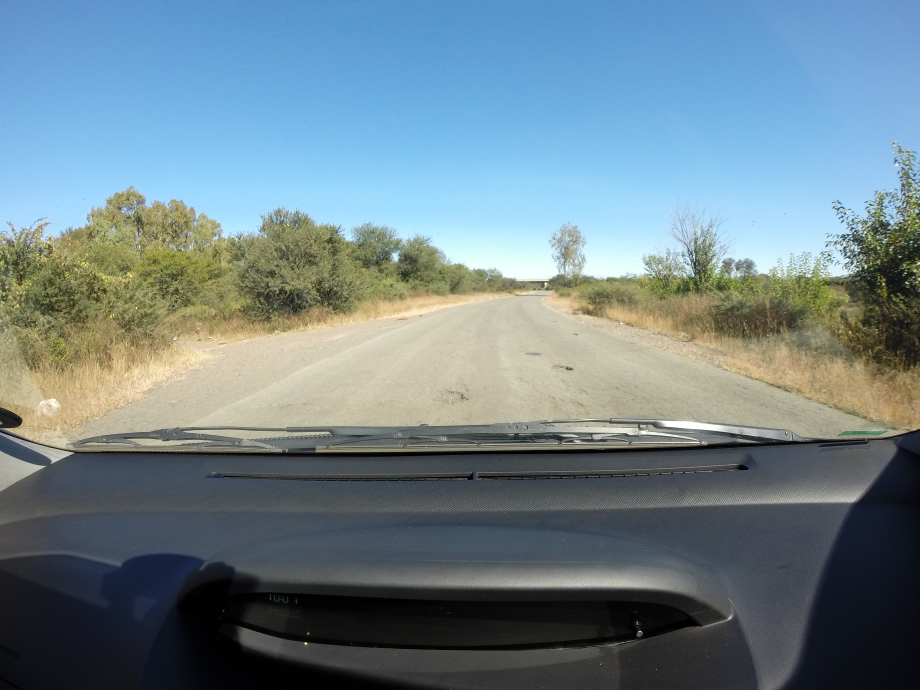
#> input picture test_images/test1.JPG, 3680 x 2760 px, found by its file name (shown at 1/4 size)
$ jupyter execute --allow-errors project_notebook.ipynb
#> lines starting #> are read from the running program, lines starting #| are printed output that depends on the picture; after the words box and inside, x2 and y2 are one past the last pixel; in counts of white or black regions, pixels touching at a corner belong together; long printed decimals are rounded
### **Pothole Detection Project**
---
Project by Christian Dal Farra and Marco Panciera

#### **Project Overview**
This project implements a computer vision approach to detecting potholes in road surfaces using simple image processing techniques. The method is inspired by the article [Detecting Potholes Using Simple Image Processing Techniques and Real-World Footage](https://www.researchgate.net/publication/279538022_Detecting_Potholes_Using_Simple_Image_Processing_Techniques_and_Real-World_Footage) by Booysen et al.

Potholes pose a significant problem for road safety and infrastructure maintenance. This project aims to automate pothole detection from a vehicle-mounted camera by:

- **Defining a Region of Interest (ROI):** Extracting the relevant road section from each image to filter out unnecessary background elements.
- **Modeling Road Colors:** Calculating the mean and standard deviation of pixel values in the ROI to create a color-based road segmentation.
- **Edge Detection:** Applying the Canny edge detection algorithm to highlight potential potholes.
- **Morphological Operations:** Using dilation and contour detection to refine the detected pothole regions.
- **Pothole Segmentation:** Filtering and highlighting pothole contours based on size constraints to avoid false positives.

#### **High-Level Description**
The system processes real-world road images to isolate and detect potholes. The methodology follows these key steps:

1. **Image Preprocessing:** Resize and convert images to a standard format for consistency.
2. **ROI Selection:** Define a rectangular area to focus on the road while excluding distractions like the dashboard and sky.
3. **Road Color Modeling:** Estimate the average road color and its variations to distinguish road pixels from non-road areas.
4. **Edge and Contour Detection:** Apply Canny edge detection and contour extraction to identify potential potholes.
5. **Morphological Filtering:** Use dilation and size-based filtering to refine the detected potholes and remove noise.
6. **Final Visualization:** Overlay detected potholes onto the original image for verification.

#### **Environment Setup**
This project runs on **Python 3.12** and requires a virtual environment. To set up the environment and install dependencies, use the following commands:

```bash
python -m venv pothole_env
source pothole_env/bin/activate  # On Windows use `pothole_env\Scripts\activate`
pip install -r "requirements.txt"
```

### **1. Import Required Libraries**
This section imports the necessary libraries for image processing and visualization.
- **OpenCV (cv):** Handles image manipulation, edge detection, and contour processing.
- **NumPy (np):** Provides support for numerical computations and matrix operations.
- **Matplotlib (plt):** Used for displaying images and intermediate processing steps.

[cell 1]
import cv2 as cv
import numpy as np
import matplotlib.pyplot as plt

### **2. Define the Region of Interest (ROI)**
The **Region of Interest (ROI)** is the part of the image that contains the road and excludes unnecessary areas (e.g., dashboard, sky, road edges).
- A **rectangle is drawn** over the ROI to visualize the area being analyzed.
- The ROI is defined based on **x, y coordinates** that best represent the road area.
- Multiple images are displayed with their ROIs to verify consistency.

[cell 2]
#this function draw a rectangle in the part of the image that we consider the ROI (Region Of Interest)
def draw_rect(image,roi_coords):
    output = cv.resize(image, (1000, 750))
    # Define the angles of the rectangle
    # (x1, y1) -> top left corner
    # (x2, y2) -> bottom right corner
    start_point = (roi_coords[0], roi_coords[1])
    end_point = (roi_coords[2], roi_coords[3])
    color = (0, 0, 255)
    thickness = 3

    # draw on image
    cv.rectangle(output, start_point, end_point, color, thickness)
    return output

#Define the ROI, excluding lower part comprending the dashboard of the car, the upper part with the sky and the lateral parts
roi_coords = (400, 350, 750, 470) #(x1,y1,x2,y2)
_, axes = plt.subplots(3, 3)
axes[0,0].imshow(cv.cvtColor(draw_rect(cv.imread("test_images/test1.jpg"),roi_coords),cv.COLOR_BGR2RGB))
#> in draw_rect, image is the input picture: shape (2760, 3680, 3); mean B, G, R 138.9, 130.8, 110.8
axes[1,0].imshow(cv.cvtColor(draw_rect(cv.imread("test_images/test2.jpg"),roi_coords),cv.COLOR_BGR2RGB))
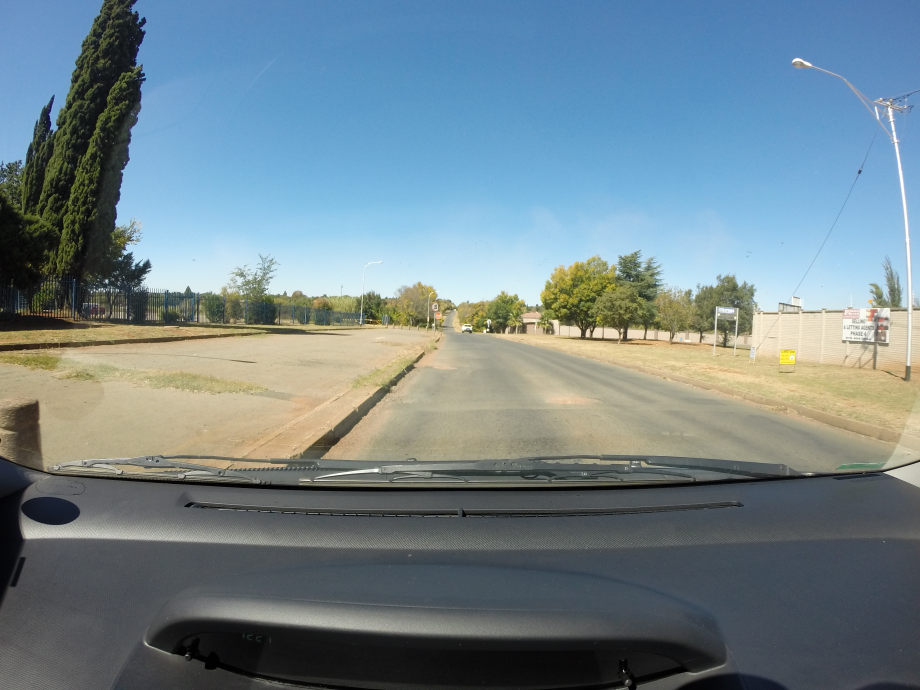
#> input picture test_images/test2.JPG, 3680 x 2760 px, found by its file name (shown at 1/4 size)
#> in draw_rect, image is the input picture: shape (2760, 3680, 3); mean B, G, R 139.4, 132, 113.7
axes[2,0].imshow(cv.cvtColor(draw_rect(cv.imread("test_images/test3.jpg"),roi_coords),cv.COLOR_BGR2RGB))
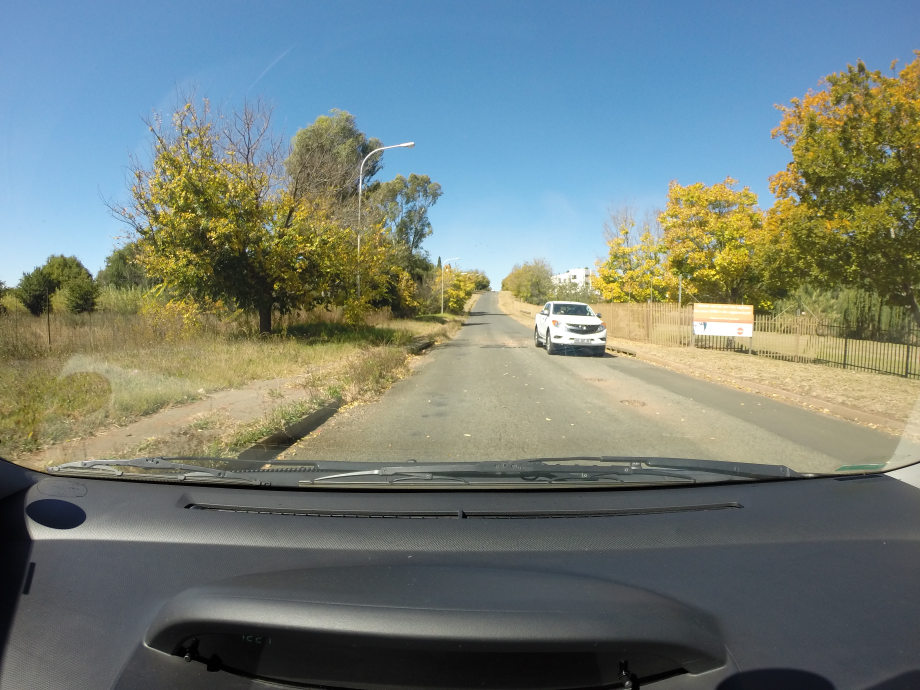
#> input picture test_images/test3.JPG, 3680 x 2760 px, found by its file name (shown at 1/4 size)
#> in draw_rect, image is the input picture: shape (2760, 3680, 3); mean B, G, R 121, 126.9, 115.5
axes[0,1].imshow(cv.cvtColor(draw_rect(cv.imread("test_images/test4.jpg"),roi_coords),cv.COLOR_BGR2RGB))
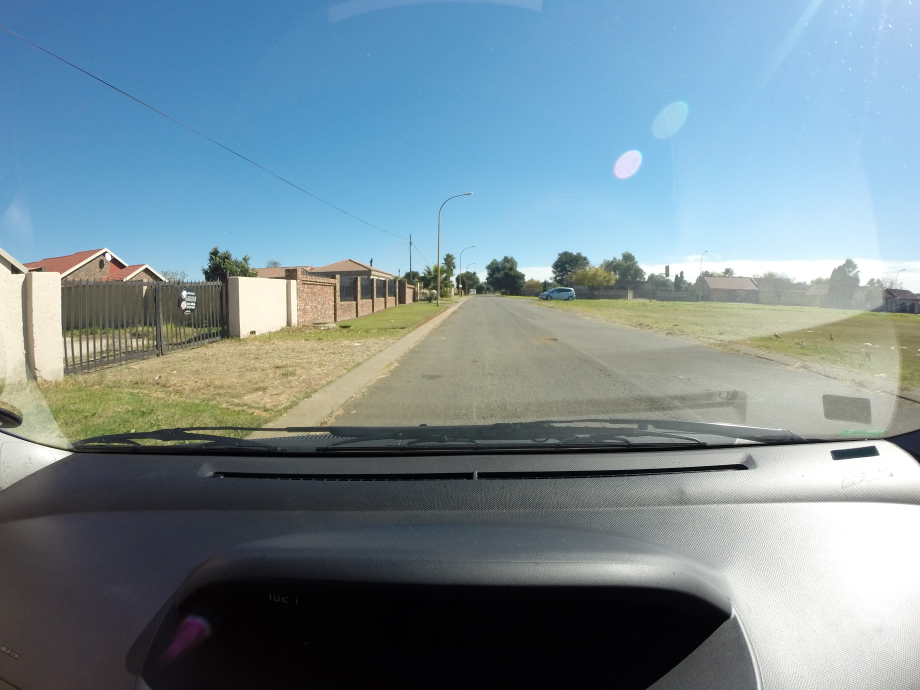
#> input picture test_images/test4.JPG, 3680 x 2760 px, found by its file name (shown at 1/4 size)
#> in draw_rect, image is the input picture: shape (2760, 3680, 3); mean B, G, R 149.3, 139.9, 119.1
axes[1,1].imshow(cv.cvtColor(draw_rect(cv.imread("test_images/test5.jpg"),roi_coords),cv.COLOR_BGR2RGB))
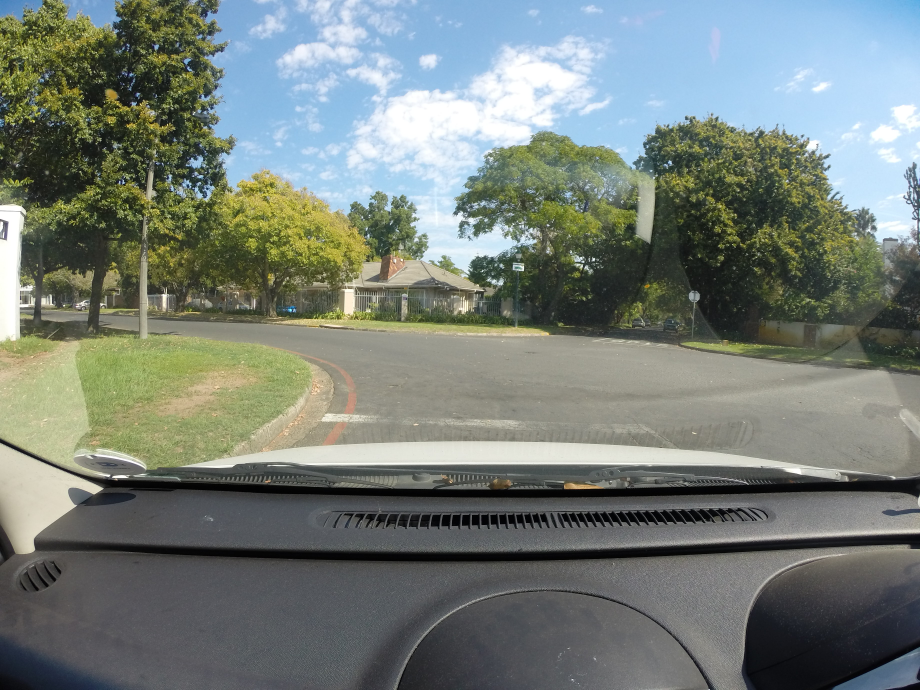
#> input picture test_images/test5.JPG, 3680 x 2760 px, found by its file name (shown at 1/4 size)
#> in draw_rect, image is the input picture: shape (2760, 3680, 3); mean B, G, R 120.4, 126.9, 118.4
axes[2,1].imshow(cv.cvtColor(draw_rect(cv.imread("test_images/test6.jpg"),roi_coords),cv.COLOR_BGR2RGB))
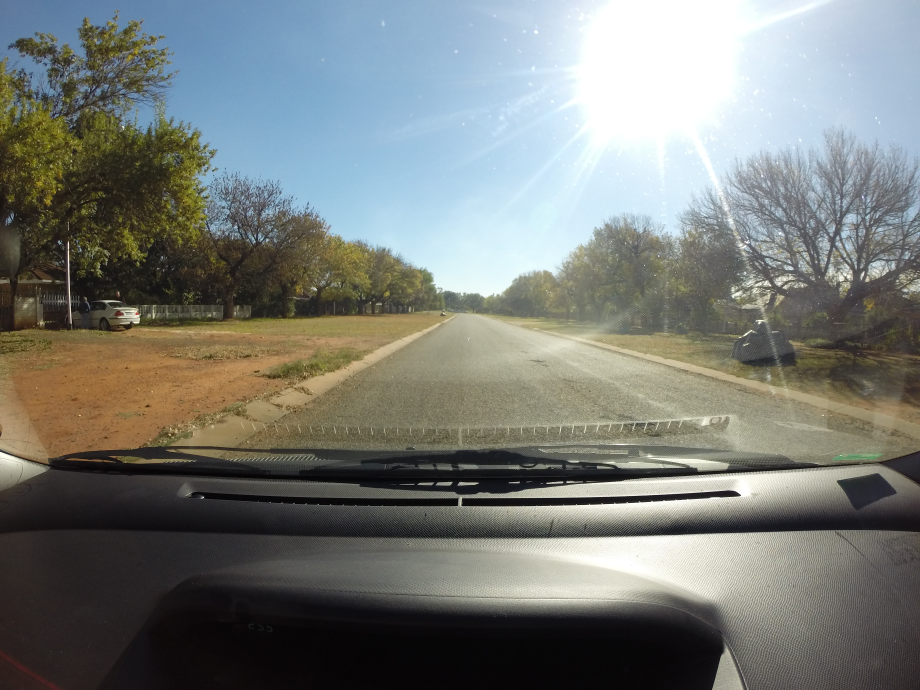
#> input picture test_images/test6.JPG, 3680 x 2760 px, found by its file name (shown at 1/4 size)
#> in draw_rect, image is the input picture: shape (2760, 3680, 3); mean B, G, R 119.3, 123.7, 120.1
#> (the rest of this cell did not finish here and is left out)

### **3. Display the ROI for a Selected Image**
This section extracts the **ROI from a selected image** and displays it separately.
- The **goal** is to focus the analysis on the relevant portion of the image.
- The extracted area contains the **road surface** while filtering out **irrelevant background objects**.

[cell 3]
image = cv.imread("test_images/test1.jpg")
image = cv.resize(image, (1000,750))
image = cv.cvtColor(image,cv.COLOR_BGR2RGB)
#> image: shape (750, 1000, 3)

# y1:y2 ,   x1:x2
roi = image[roi_coords[1]:roi_coords[3], roi_coords[0]:roi_coords[2]]
plt.axis('off')
plt.imshow(roi)

### **4. Compute the Mean and Standard Deviation of Colors in ROI**
To identify the road surface, the **mean color** and **standard deviation** of pixel values in the ROI are computed.
- The **mean color** represents the average color of the road.
- The **standard deviation** helps account for variations in lighting and road texture.
- These values will be used to define a **color range** that distinguishes the road from other elements.

[cell 4]
mean_color = np.mean(roi, axis=(0, 1))
#> mean_color = [193, 187.7, 164.6]
std_color = np.std(roi, axis=(0, 1))
#> std_color = [24.01, 22.35, 20.83]

print(mean_color)
#| [192.971 187.748 164.626]
print(std_color)
#| [24.006 22.354 20.830]

### **5. Define the Road Color Range**
Using the **mean and standard deviation** values, a **color range** is defined:
- **Lower Bound:** Removes overly dark pixels that might belong to shadows.
- **Upper Bound:** Excludes excessively bright pixels (e.g., sunlight reflections).
- The defined **range isolates road pixels**, allowing segmentation in the next steps.
- **Visualization:**
  - The lower bound, mean color, and upper bound are displayed as **color patches** for verification.

[cell 5]
coef = 0.6

lower_bound=np.clip(mean_color - coef * std_color, 0, 255)
#> lower_bound = [178.6, 174.3, 152.1]
lower_bound_image = np.full((100, 100, 3), lower_bound, dtype=np.uint8)

upper_bound=np.clip(mean_color + coef * std_color, 0, 255)
#> upper_bound = [207.4, 201.2, 177.1]
upper_bound_image = np.full((100, 100, 3), upper_bound, dtype=np.uint8)

mean_color_image = np.full((100, 100, 3), mean_color, dtype=np.uint8)
_,axes=plt.subplots(1,3)
axes[0].imshow(lower_bound_image)
axes[0].set_title("lower bound")
axes[1].imshow(mean_color_image)
axes[1].set_title("mean color")
axes[2].imshow(upper_bound_image)
axes[2].set_title("upper bound")

for ax in axes: ax.axis('off')
plt.show()

### **6. Create a Binary Mask to Extract the Road**
A **binary mask** is generated to segment the road:
- The mask highlights pixels **within the defined color range** while filtering out the background.
- **Morphological operations** (closing and opening) are applied to:
  - Fill small holes in the detected road.
  - Remove small noise or scattered pixels.
- **Canny edge detection** is applied to emphasize road boundaries.
- The original image, mask, and edges are displayed side by side.

[cell 6]
mask = cv.inRange(image, lower_bound, upper_bound)
#> mask: shape (750, 1000); 5.8% white; 1281 white regions (1251 under 20 px), largest, box (x1, y1, x2, y2) and area: (215, 330, 905, 465) 33572, (73, 408, 282, 478) 5153, (203, 467, 356, 477) 741

#Apply morphological operations to clean up the mask
kernel = np.ones((4, 4), np.uint8)
mask = cv.morphologyEx(mask, cv.MORPH_CLOSE, kernel)
#> mask: shape (750, 1000); 7.4% white; 458 white regions (432 under 20 px), largest, box (x1, y1, x2, y2) and area: (38, 324, 906, 499) 51915, (582, 629, 704, 640) 536, (10, 499, 47, 518) 377
mask = cv.morphologyEx(mask, cv.MORPH_OPEN, kernel)
#> mask: shape (750, 1000); 6.9% white; 21 white regions (4 under 20 px), largest, box (x1, y1, x2, y2) and area: (39, 333, 906, 499) 50247, (13, 501, 43, 518) 360, (150, 479, 199, 486) 260

# Apply Canny
edges = cv.Canny(mask, 50, 150)
#> edges: shape (750, 1000); 0.54% white in thin lines or dots, all inside (x1, y1, x2, y2) = (12, 238, 906, 640)

# show the results
_, axes = plt.subplots(1,3)
axes[0].imshow(image)
axes[1].imshow(cv.cvtColor(mask,cv.COLOR_BGR2RGB))
axes[2].imshow(cv.cvtColor(edges,cv.COLOR_BGR2RGB))

for ax in axes: ax.axis('off')
plt.show()

### **7. Identify and Highlight Road Contours**
Contours are detected from the **binary road mask** to extract the road shape.
- **Contours** are the boundaries of connected components (potential potholes or road sections).
- A **convex hull** is computed for each contour to create a smooth approximation of the road.
- The hulls are drawn on a black background to visualize the detected road area.

[cell 7]
import random as rng
# Find contours
contours, _ = cv.findContours(mask, cv.RETR_EXTERNAL, cv.CHAIN_APPROX_SIMPLE)
#> contours = 21 contours, 10 with area under 20; largest, box (x1, y1, x2, y2) and area: (39, 333, 906, 499) 50290, (13, 501, 43, 518) 322, (150, 479, 199, 486) 208, (28, 421, 45, 443) 168, (655, 631, 692, 640) 158

# Find the convex hull object for each contour
hull_list = []
for i in range(len(contours)):
        hull = cv.convexHull(contours[i])
        hull_list.append(hull)
#> this loop made 21 passes
#> hull on passes 1, 7, 8, 15, 16, 18, 19, 20: [[619, 635], [619, 638], [613, 638], [613, 635]], [[872, 467], [872, 470], [869, 470], [869, 467]], [[838, 462], [838, 465], [833, 465], [833, 462]], [[291, 388], [291, 391], [288, 391], [288, 388]], [[479, 372], [479, 376], [476, 376], [476, 372]], [[550, 327], [550, 330], [547, 330], [547, 327]], [[125, 252], [125, 256], [122, 256], [122, 252]], [[218, 244], [218, 250], [215, 250], [215, 244]]
#> after the loop, hull_list = 21 contours, 9 with area under 20; largest, box (x1, y1, x2, y2) and area: (39, 333, 906, 499) 80482, (13, 501, 43, 518) 352, (150, 479, 199, 486) 250, (28, 421, 45, 443) 248, (655, 631, 692, 640) 225
# Draw contours + hull results
drawing = np.zeros((edges.shape[0], edges.shape[1], 3), dtype=np.uint8)
for i in range(len(contours)):
        color = (rng.randint(0,256), rng.randint(0,256), rng.randint(0,256))
        cv.drawContours(drawing, contours, i, color)
        cv.drawContours(drawing, hull_list, i, color)
#> this loop made 21 passes
#> color on passes 1 to 8: (197, 215, 20), (132, 248, 207), (155, 244, 183), (111, 71, 144), (71, 48, 128), (75, 158, 50), (37, 169, 241), (51, 181, 222)
# Show in a window
plt.axis('off')
plt.imshow(drawing)

### **8. Extract the Road Using the Convex Hull**
The **largest convex hull** (likely representing the road surface) is used to create a new mask.
- The **road is segmented** by applying the mask to the original image.
- This process **isolates the road from irrelevant regions** like trees, sidewalks, or parked cars.
- The segmented road image is displayed for validation.

[cell 8]
contours, _ = cv.findContours(mask, cv.RETR_EXTERNAL, cv.CHAIN_APPROX_SIMPLE)

# Find the convex hull object for each contour
hull_list = [cv.convexHull(cnt) for cnt in contours]
# Draw contours + hull results
largest_hull = max(hull_list, key=cv.contourArea)
#> largest_hull = contour of 25 points, box (x1, y1, x2, y2) (39, 333, 906, 499), area 80482
#print(largest_hull)
hull_segmentation = np.zeros((edges.shape[0], edges.shape[1], 3), dtype=np.uint8)
for hull in hull_list:
    cv.drawContours(hull_segmentation, [hull], -1, (0, 0, 255), 2)
# Draw the largest hull in green
cv.drawContours(hull_segmentation, [largest_hull], -1, (255, 0, 0), 3)
#> hull_segmentation: shape (750, 1000, 3); mean of channels 0, 1, 2 3, 0, 0.6
# Show in a window
plt.axis('off')
plt.imshow(hull_segmentation)

[cell 9]
mask = np.zeros_like(cv.cvtColor(image, cv.COLOR_BGR2GRAY))

# draw the convex hull on the mask
cv.fillPoly(mask, [largest_hull], 255)
#> mask: shape (750, 1000); 10.8% white; 1 white region, box (x1, y1, x2, y2) and area: (39, 333, 906, 499) 81355

#Apply the mask on the test image
road_segmentation = cv.bitwise_and(image, image, mask=mask)
plt.axis('off')
plt.imshow(road_segmentation)

### **9. Convert Road Segmentation to Grayscale**
The **segmented road image** is converted to grayscale to simplify further processing.
- This removes color information, reducing complexity for edge and pothole detection.
- The grayscale representation highlights variations in road texture and potholes.

[cell 10]
gray_road = cv.cvtColor(road_segmentation,cv.COLOR_RGB2GRAY)
plt.axis('off')
plt.imshow(gray_road,cmap='gray')

### **10. Apply Gaussian Blur**
A **Gaussian blur** is applied to the grayscale image to:
- **Reduce noise** and small irregularities in the road surface.
- **Smooth intensity variations**, preventing false detections.
- Preserve major edges, which are useful for detecting **pothole boundaries**.

[cell 11]
blur = cv.GaussianBlur(gray_road,(3,3),0)
plt.axis('off')
plt.imshow(blur,cmap='gray')

### **11. Detect Potholes Using Edge Detection and Contour Filtering**
The **Canny edge detection** algorithm is used to highlight significant edges:
- **Sharp intensity changes** (e.g., pothole edges) are detected.
- A **dilation operation** enhances detected edges by connecting broken contours.
- Contours are filtered based on **size constraints** to eliminate small cracks and noise.

[cell 12]
edges = cv.Canny(blur, 20, 150)
#> edges: shape (750, 1000); 0.72% white in thin lines or dots, all inside (x1, y1, x2, y2) = (39, 332, 906, 500)
kernel = np.ones((5, 5), np.uint8)
dilated = cv.dilate(edges, kernel, iterations=5)
#> dilated: shape (750, 1000); 8.4% white; 3 white regions
contours, _ = cv.findContours(edges, cv.RETR_EXTERNAL, cv.CHAIN_APPROX_SIMPLE)
#> contours = 55 contours, 46 with area under 20; largest, box (x1, y1, x2, y2) and area: (39, 332, 906, 500) 143, (762, 387, 795, 406) 76, (795, 399, 859, 428) 44, (120, 471, 252, 482) 41, (495, 427, 510, 436) 29
max_size = 40
min_size = 20
potholes = [cnt for cnt in contours if max_size > cv.contourArea(cnt) > min_size]
#> potholes = 4 contours; box (x1, y1, x2, y2) and area: (495, 427, 510, 436) 29, (201, 470, 289, 486) 26, (597, 396, 628, 419) 22, (567, 462, 575, 469) 21
output = image.copy()
cv.drawContours(output, potholes, -1, (255, 0, 0), 2)
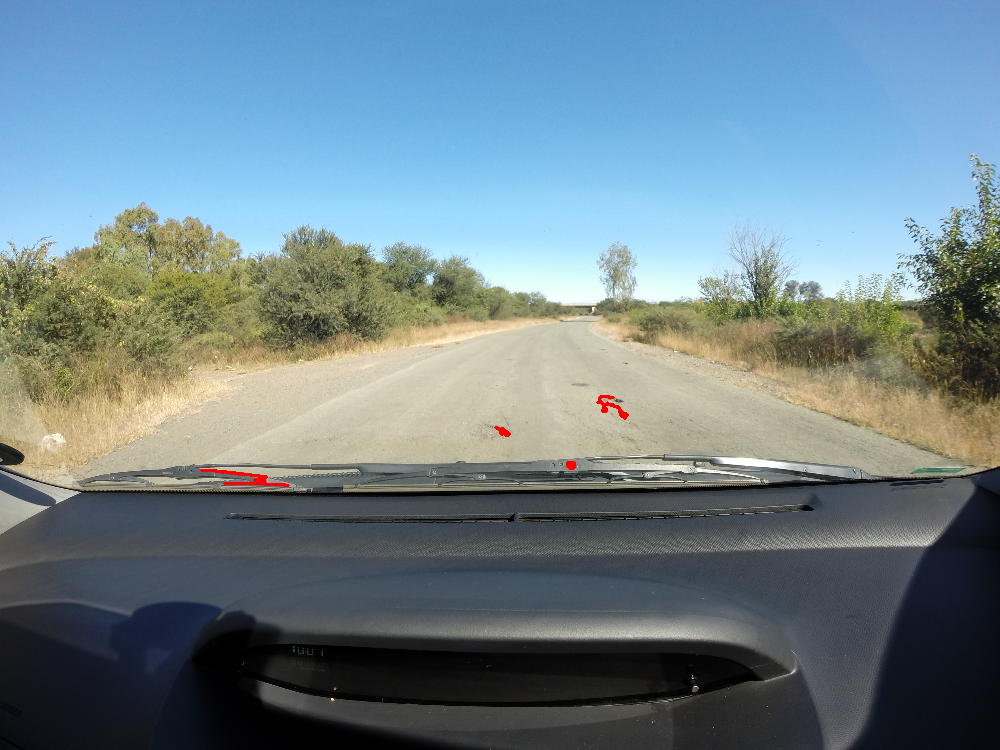
#> output: shape (750, 1000, 3); mean R, G, B 110.8, 130.5, 138.7
output_resized = cv.resize(output, (1000, 750))
_, axes = plt.subplots(1, 2)
axes[0].imshow(image)
axes[1].imshow(output_resized)
for ax in axes.flat: ax.axis('off')
plt.tight_layout()
plt.show()
